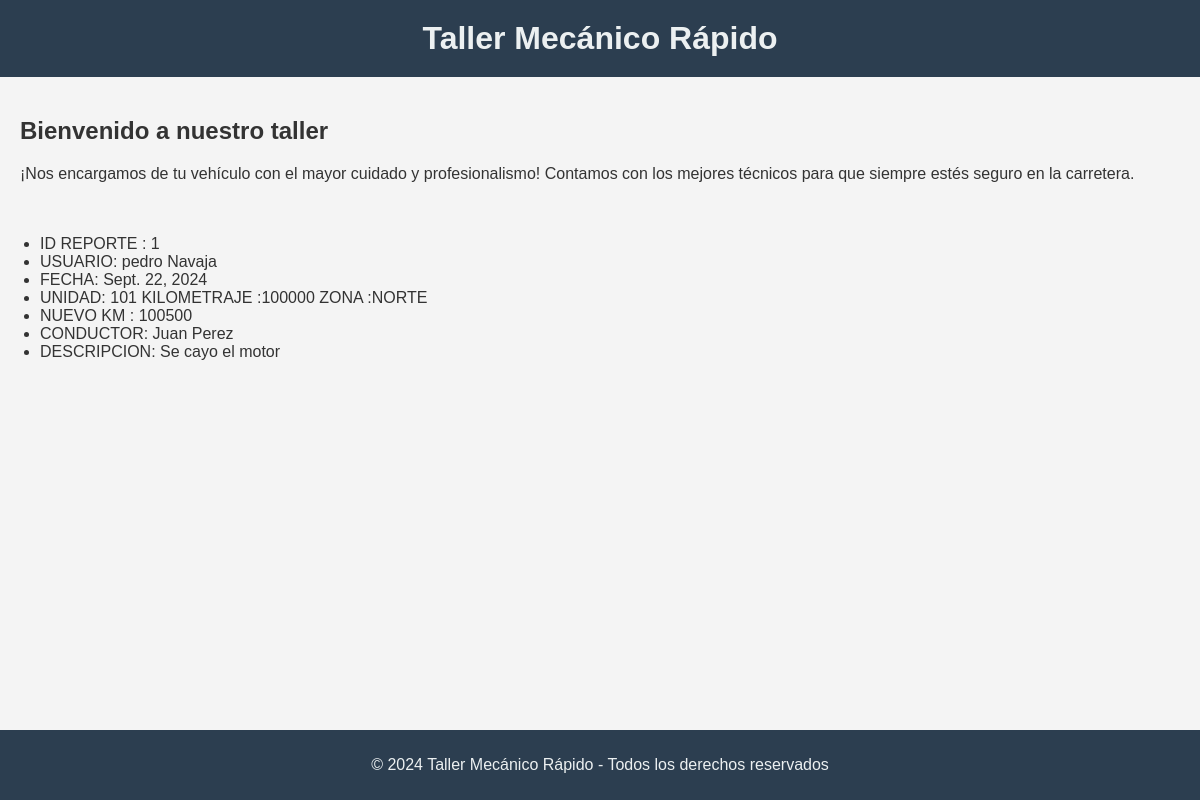
The app's page /reporte_operaciones/crear_reporte/1/ with its own data.
### reporte_operaciones/models.py (models this page shows, shortened)
class ReporteEntrada(models.Model):
    id_reporte = models.AutoField(primary_key=True)
    conductor = models.ForeignKey('Conductor', on_delete=models.DO_NOTHING)
    reporte_usuario = models.ForeignKey('UsuarioAutocar', on_delete=models.DO_NOTHING)
    fecha_entrada = models.DateField(auto_now_add=True)
    fecha_terminado = models.DateField(null=True, blank=True, default=None)
    unidad = models.ForeignKey('Vehiculos', on_delete=models.DO_NOTHING)
    descripcion_incidente = models.CharField(max_length=255)
    kilometraje_nuevo = models.CharField(max_length=10)

class UsuarioAutocar(AbstractUser):
    departamento = models.CharField(
        max_length=20,
        choices=Departamento.choices()
    )
    groups = models.ManyToManyField(
        'auth.Group',
        related_name='usuarioautocar_set',
        blank=True
    )
    user_permissions = models.ManyToManyField(
        'auth.Permission',
        related_name='usuarioautocar_permissions_set',
        blank=True
    )
    def __str__(self):
        return f"{self.first_name} {self.last_name} "

class Vehiculos(models.Model):
    id_vehiculo = models.AutoField(primary_key=True)  # Corrigiendo el error con primary_key
    numero_unidad = models.CharField(max_length=30)  # Agregar max_length
    modelo_unidad = models.CharField(max_length=30)
    año_unidad = models.CharField(max_length=30)
    zona_unidad = models.CharField(
        max_length=20,
        choices=ZonaVehiculos.choices()
    )
    kilometraje = models.CharField(max_length=10)
    def __str__(self):
        return f"{self.numero_unidad} "

class Conductor(models.Model):
    id_conductor = models.AutoField(primary_key=True)
    nombre_conductor = models.CharField(max_length=20)
    apellido_conductor = models.CharField(max_length=20)
    def __str__(self):
        return f"{self.nombre_conductor} {self.apellido_conductor} "

### reporte_operaciones/views.py (the view)
# urls.py: path("crear_reporte/<int:reporte_id>/",views.reporte_informacion,name="reporte_informacion"),
def reporte_informacion(request,reporte_id):
    try:
        reporte = ReporteEntrada.objects.get(id_reporte=reporte_id)
    except:
        raise HTTP404("El reporte no existe")
    return render(request, 'reporte_operaciones/reporte.html' ,{'reporte':reporte})

### reporte_operaciones/templates/reporte_operaciones/reporte.html (shortened to what this page needs)
{%extends 'reporte_operaciones/base_template.html'%}
    {%block contenido%}
    <div id="incidente_div">
        <ul>
                <li>ID REPORTE : {{ reporte.id_reporte }}</li>
                <li>USUARIO: {{ reporte.reporte_usuario }}</li>
                <li>FECHA: {{ reporte.fecha_entrada }}</li>
                <li>UNIDAD: {{ reporte.unidad }} KILOMETRAJE :{{reporte.unidad.kilometraje}} ZONA :{{reporte.unidad.zona_unidad}} </li>
                <li>NUEVO KM : {{reporte.kilometraje_nuevo}} </li>
                <li>CONDUCTOR: {{ reporte.conductor }}</li>
                <li>DESCRIPCION: {{ reporte.descripcion_incidente }} </li>
        </ul>
    </div>
    {%endblock%}

### static/css/estilos.css (style rules this page uses)
body { margin: 0; font-family: Arial, sans-serif; background-color: #f4f4f4; color: #333; }

### records on screen
ReporteEntrada: id_reporte "1", reporte_usuario "pedro Navaja", fecha_entrada "Sept. 22, 2024", unidad "101", unidad.kilometraje "100000", unidad.zona_unidad "NORTE", kilometraje_nuevo "100500", conductor "Juan Perez", descripcion_incidente "Se cayo el motor"
